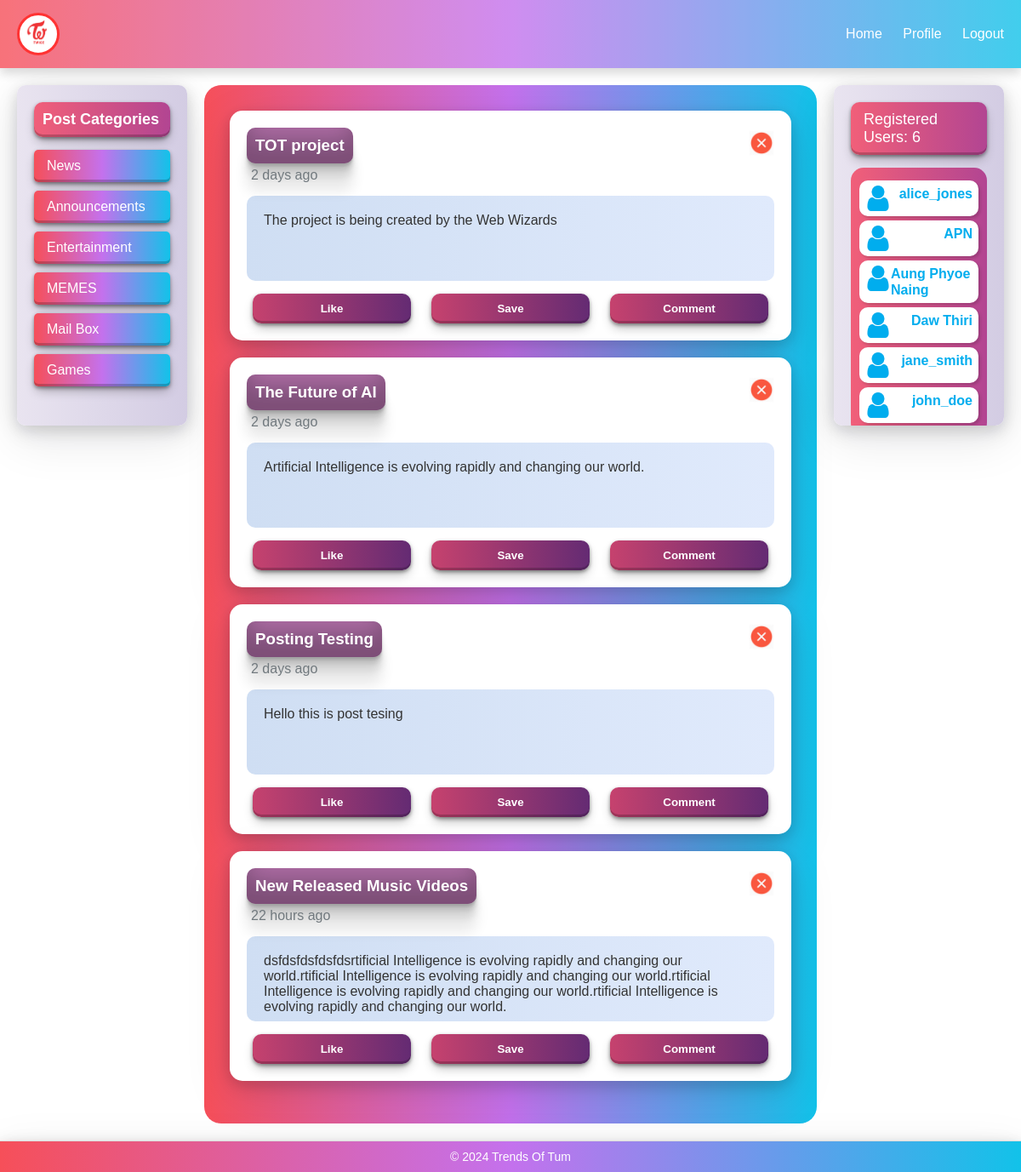
Screenshot of /index.php?category=1 with the database file from the repository.
### tables this page shows
CREATE TABLE `categories` (
  `id` int(11) NOT NULL,
  `name` varchar(100) NOT NULL,
  `created_at` timestamp NOT NULL DEFAULT current_timestamp()
);

CREATE TABLE `posts` (
  `id` int(11) NOT NULL,
  `title` varchar(255) NOT NULL,
  `content` text NOT NULL,
  `author_id` int(11) DEFAULT NULL,
  `category_id` int(11) DEFAULT NULL,
  `created_at` timestamp NOT NULL DEFAULT current_timestamp()
);

CREATE TABLE `users` (
  `id` int(11) NOT NULL,
  `username` varchar(50) NOT NULL,
  `email` varchar(100) NOT NULL,
  `password` varchar(255) NOT NULL,
  `created_at` timestamp NOT NULL DEFAULT current_timestamp()
);

### time_calculator.php (called while the page is built)
<?php
function simple_time_ago($created_at) {
    $time_ago = strtotime($created_at);
    $current_time = time();
    $time_difference = $current_time - $time_ago;
    $seconds = $time_difference;
    if ($seconds <= 60) {
        return "Just now";
    } elseif ($seconds <= 3600) {
        return floor($seconds / 60) . " minutes ago";
    } elseif ($seconds <= 86400) {
        return floor($seconds / 3600) . " hours ago";
    } else {
        return floor($seconds / 86400) . " days ago";
    }
}
?>

### load_posts.php (the view, shortened to what this page needs)
<?php
include('db_config.php');
require_once('time_calculator.php');
$category = isset($_GET['category']) ? $_GET['category'] : null;
if ($category) {
    $query = "SELECT * FROM posts WHERE category_id = '$category'";
} else {
    $query = "SELECT * FROM posts ORDER BY RAND()";
}
$result = $conn->query($query);
while ($post = $result->fetch_assoc()) { ?>
    <article class="post">
        <div class="post-header">
            <div class="post-title">
                <h3><?php echo $post['title'] ?></h3>
            </div>
            <div class="close-btn">
                <img src="Close.png" width="30" height="30" alt="">
            </div>
        </div>
        <div class="posted-time" style="color :#71797E; margin-top : 5px; margin-left: 5px">
            <p><?php echo simple_time_ago($post['created_at']) ?></p>
        </div>
        <div class="post-content"><?php echo $post['content'] ?></div>
        <div class="post-actions">
            <button onclick="likePost(<?php echo $post['id'] ?>)">Like</button>
            <button onclick="savePost(<?php echo $post['id'] ?>)">Save</button>
            <button onclick="toggleCommentBox(<?php echo $post['id'] ?>)">Comment</button>
        </div>
    </article>
<?php }
?>

### load_categories.php
<?php
include('db_config.php');
$query = "SELECT * FROM categories";
$result = $conn->query($query);
while ($category = $result->fetch_assoc()) {
    echo "<li><a href='index.php?category=" . $category['id'] . "'>" . $category['name'] . "</a></li>";
}
?>

### show_user_list.php
<?php
include 'db_config.php';
$query = "SELECT username FROM users";
$result = $conn->query($query);
while ($row = $result->fetch_assoc()){ ?>
<div class="user-container">
    <img src="user_logo.png" alt="user-logo" width="30" height="30">
<li><a href="#"><?php echo $row['username']?></a></li>
</div>
<?php }
?>

### css/style.css (style rules this page uses)
* { margin: 0; padding: 0; box-sizing: border-box; }
body { font-family: 'Poppins', sans-serif; background-color: #fff; color: #333; min-height: 100vh; height: 100%; display: flex; flex-direction: column; }
header, footer, .categories, .post, .registered-users { box-shadow: rgba(17, 17, 26, 0.1) 0px 4px 16px, rgba(17, 17, 26, 0.1) 0px 8px 24px, rgba(17, 17, 26, 0.1) 0px 16px 56px; transition: box-shadow 0.3s ease-in-out; }
.categories li { margin: 10px 0; }
.categories a { text-decoration: none; padding: 10px 15px; background: #12c2e9; background: -webkit-linear-gradient(to right, #f64f59, #c471ed, #12c2e9); background: linear-gradient(to right, #f64f59, #c471ed, #12c2e9); box-shadow: rgba(0, 0, 0, 0.4) 0px 2px 4px, rgba(0, 0, 0, 0.3) 0px 7px 13px -3px, rgba(0, 0, 0, 0.2) 0px -3px 0px inset; color: white; display: block; border-radius: 5px; transition: transform 0.2s; }
.post { background: white; border-radius: 15px; padding: 20px; margin-bottom: 20px; position: relative; transition: transform 0.3s; }
.post-header { display: flex; align-items: center; justify-content: space-between; color: white; }
.post-title { background-color: #c57cbb; display: inline-block; padding: 10px; border-radius: 10px; box-shadow: rgba(0, 0, 0, 0.17) 0px -23px 25px 0px inset, rgba(0, 0, 0, 0.15) 0px -36px 30px 0px inset, rgba(0, 0, 0, 0.1) 0px -79px 40px 0px inset, rgba(0, 0, 0, 0.06) 0px 2px 1px, rgba(0, 0, 0, 0.09) 0px 4px 2px, rgba(0, 0, 0, 0.09) 0px 8px 4px, rgba(0, 0, 0, 0.09) 0px 16px 8px, rgba(0, 0, 0, 0.09) 0px 32px 16px; }
.close-btn { background: transparent; border: none; font-size: 24px; color: #ff9a9e; cursor: pointer; }
.post-content { margin: 15px 0; font-size: 16px; background: #E0EAFC; background: -webkit-linear-gradient(to right, #CFDEF3, #E0EAFC); background: linear-gradient(to right, #CFDEF3, #E0EAFC); border-radius: 10px; height: 100px; padding: 20px; }
.post-actions { display: flex; justify-content: space-around; }
.post-actions button { padding: 10px 20px; background: #642B73; background: -webkit-linear-gradient(to right, #C6426E, #642B73); background: linear-gradient(to right, #C6426E, #642B73); font-weight: 600; border: none; color: white; border-radius: 10px; cursor: pointer; transition: background 0.8s ease; width: 30%; box-shadow: rgba(0, 0, 0, 0.4) 0px 2px 4px, rgba(0, 0, 0, 0.3) 0px 7px 13px -3px, rgba(0, 0, 0, 0.2) 0px -3px 0px inset; }
.user-container { display: flex; justify-content: space-between; }
.user-list .user-container { margin: 5px 0; box-shadow: rgba(0, 0, 0, 0.15) 2.4px 2.4px 3.2px; background-color: white; padding: 6px 7px; border-radius: 10px; }
.user-list ul li { list-style-type: none; }
.user-list ul li a { text-decoration: none; color: #00ADEE; font-weight: 600; vertical-align:middle; }
.post-actions { display: flex; align-items: center; gap: 10px; }

### rows the page displays
categories: name "News"
categories: name "Announcements"
categories: name "Entertainment"
categories: name "MEMES"
categories: name "Mail Box"
categories: name "Games"
posts: title "TOT project", created_at "2 days ago", content "The project is being created by the Web Wizards"
posts: title "The Future of AI", created_at "2 days ago", content "Artificial Intelligence is evolving rapidly and changing our world."
posts: title "Posting Testing", created_at "2 days ago", content "Hello this is post tesing"
posts: title "New Released Music Videos", created_at "22 hours ago", content "dsfdsfdsfdsfdsrtificial Intelligence is evolving rapidly and changing our world.rtificial Intelligence is evolving rapidly and changing our world.rtificial Intelligence is evolving rapidly and changing our world.rtificial Intelligence is evolving rapidly and changing our world."
users: username "alice_jones"
users: username "APN"
users: username "Aung Phyoe Naing"
users: username "Daw Thiri"
users: username "jane_smith"
users: username "john_doe"

### other values shown
$row['count'] "6"
